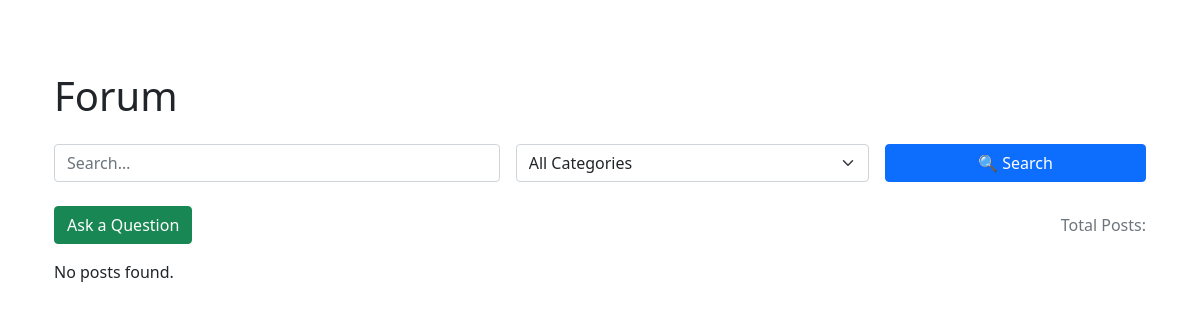
Before: /forum/ with the older database file.
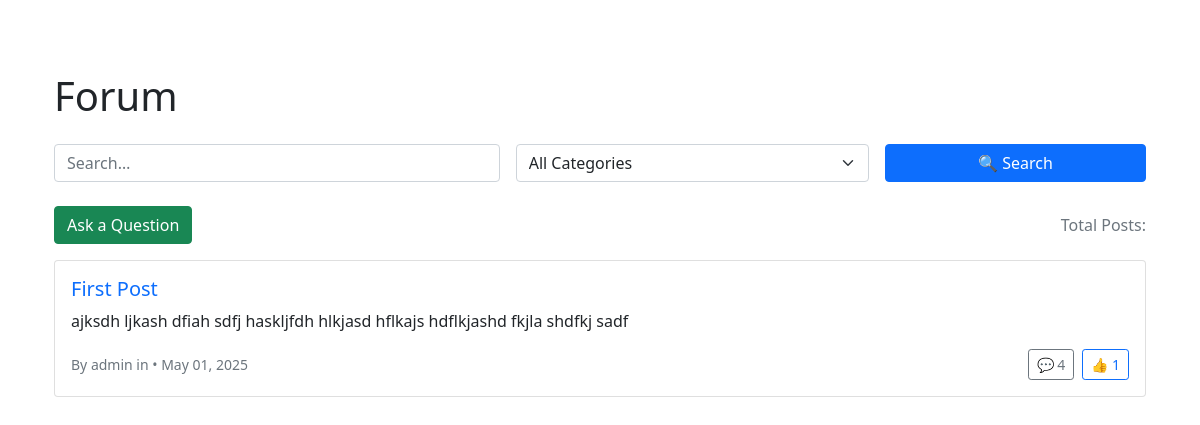
After: the same page with the newer database file.
### forum/models.py (models this page shows, shortened)
class Post(models.Model):
    author = models.ForeignKey(User, on_delete=models.CASCADE)
    vehicle = models.ForeignKey(
        Vehicle,
        on_delete=models.CASCADE,
        null=True,
        blank=True,
        related_name="vehicle_post",
        help_text="Vehicle related to this post",
    )
    cat = models.CharField(max_length=100, choices=CAT_CHOICES, default="general")
    title = models.CharField(max_length=200)
    body = models.TextField()
    created = models.DateTimeField(default=timezone.now)
    solved = models.BooleanField(default=False)
    share_vehicle = models.BooleanField(
        default=False,
        help_text="Share my vehicle details on this post",
    )
    def reply_count(self):
        return self.replies.count()
    def upvote_count(self):
        return self.votes.filter(value=1).count()

### forum/views.py (the view)
# urls.py: path("", views.PostListView.as_view(), name="post_list"),
class PostListView(ListView):
    model = Post
    paginate_by = 20
    template_name = "forum/post_list.html"
    context_object_name = "posts"
    def get_queryset(self):
        qs = super().get_queryset()
        q = self.request.GET.get("q")
        if q:
            qs = qs.filter(Q(title__icontains=q) | Q(body__icontains=q))
        cat = self.request.GET.get("category")
        if cat:
            qs = qs.filter(cat=cat)
        if self.request.user.is_authenticated:
            qs = qs.annotate(
                is_liked=Exists(
                    Vote.objects.filter(
                        post=OuterRef("pk"), user=self.request.user, value=1
                    )
                )
            )
        else:
            qs = qs.annotate(is_liked=Value(False, output_field=BooleanField()))
        return qs.order_by("-created")
    def get_context_data(self, **kwargs):
        ctx = super().get_context_data(**kwargs)
        ctx["categories"] = CAT_CHOICES
        ctx["current_category"] = self.request.GET.get("category", "")
        ctx["query"] = self.request.GET.get("q", "")
        return ctx

### carminder/context_processors.py (called while the page is built)
def company_name(request):
    return {"COMPANY_NAME": settings.COMPANY_NAME}

### templates/forum/post_list.html (shortened to what this page needs)
{% extends "base.html" %} {% block content %}
<div class="container my-5">
    <h1 class="mb-4">Forum</h1>
    <form method="get" class="row g-3 mb-4">
        <div class="col-md-5">
            <input type="text" name="q" value="{{ request.GET.q }}" class="form-control" placeholder="Search…" />
        </div>
        <div class="col-md-4">
            <select name="category" class="form-select">
                <option value="">All Categories</option>
            </select>
        </div>
        <div class="col-md-3">
            <button type="submit" class="btn btn-primary w-100">🔍 Search</button>
        </div>
    </form>
    <div class="d-flex justify-content-between align-items-center mb-3">
        <a href="{% url 'forum:post_create' %}" class="btn btn-success">Ask a Question</a>
        <span class="text-muted">Total Posts: {{ posts.paginator.count }}</span>
    </div>
    {% for post in posts %}
    <div class="card mb-3">
        <div class="card-body">
            <h5 class="card-title">
                <a href="{{ post.get_absolute_url }}" class="text-decoration-none"> {{ post.title }} </a>
            </h5>
            <p class="card-text text-truncate">{{ post.body|truncatechars:150 }}</p>
            <div class="d-flex justify-content-between align-items-center">
                <small class="text-muted"> By {{ post.author.username }} in {{ post.category.name }} • {{ post.created|date:"M d, Y" }} </small>
                <div class="d-flex align-items-center">
                    <button type="button" class="btn btn-outline-secondary btn-sm reply-btn me-2" data-post-id="{{ post.pk }}" data-post-title="{{ post.title|escapejs }}">💬 {{ post.reply_count }}</button>
                    <a href="{% url 'forum:upvote' post.pk %}" class="btn btn-outline-primary btn-sm"> 👍 {{ post.upvote_count }} </a>
                </div>
            </div>
        </div>
    </div>
    {% empty %}
    <p>No posts found.</p>
    {% endfor %}
</div>
{% endblock %}

Changed rows visible on the page:
added Post: title "First Post", body "ajksdh ljkash dfiah sdfj haskljfdh hlkjasd hflkajs hdflkjashd fkjla shdfkj sadf", author.username "admin", created "May 01, 2025", reply_count "4", upvote_count "1"
Other visible differences:
text no longer shown: "No posts found."
